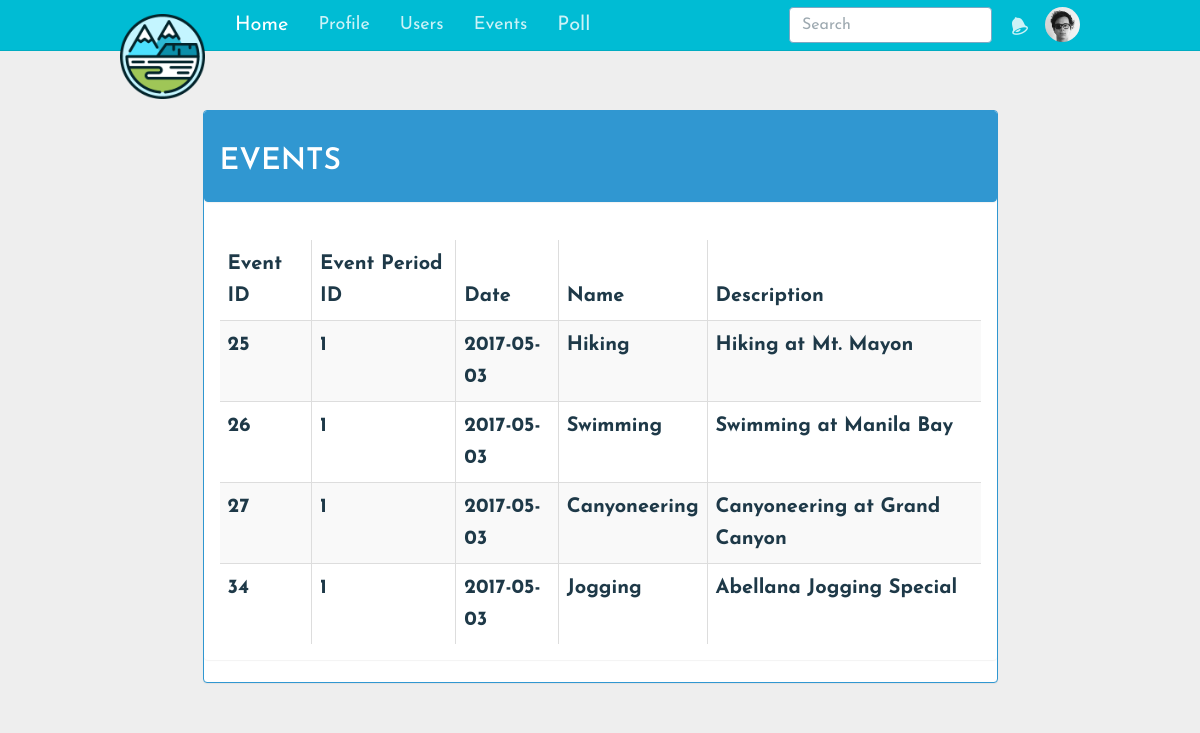
/Events.php, run on an earlier commit of the app's database.
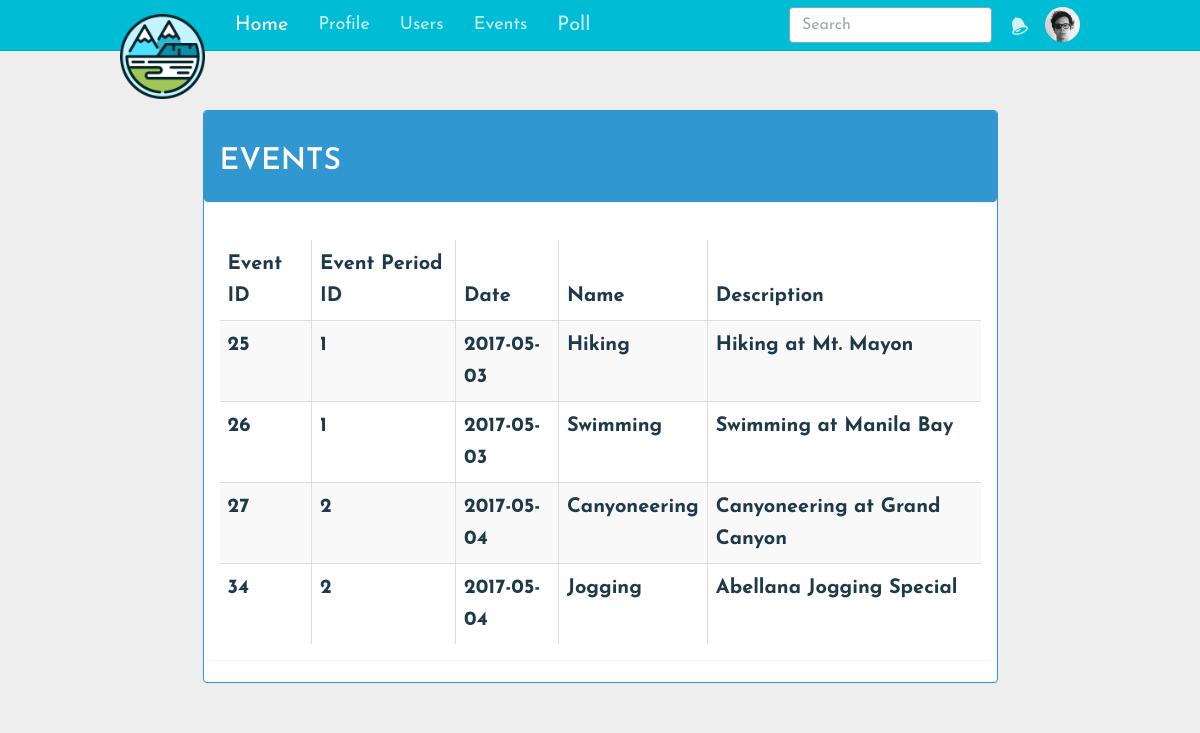
And on a later commit of the database.
### tables this page shows
CREATE TABLE `events` (
  `event_id` int(10) NOT NULL AUTO_INCREMENT,
  `evp_id` int(10) DEFAULT NULL,
  `name` varchar(255) DEFAULT NULL,
  `description` varchar(255) DEFAULT NULL,
  `location` text,
  `image` text,
  PRIMARY KEY (`event_id`),
  KEY `evp_id` (`evp_id`),
  CONSTRAINT `events_ibfk_1` FOREIGN KEY (`evp_id`) REFERENCES `event_voting_period` (`evp_id`)
);

CREATE TABLE `event_voting_period` (
  `evp_id` int(10) NOT NULL AUTO_INCREMENT,
  `user_id` int(10) DEFAULT NULL,
  `event_status_id` int(10) DEFAULT NULL,
  `start_date` date DEFAULT NULL,
  `end_date` date DEFAULT NULL,
  `isOpen` tinyint(2) DEFAULT NULL,
  `start_event_date` date DEFAULT NULL,
  `end_event_date` date DEFAULT NULL,
  PRIMARY KEY (`evp_id`),
  KEY `user_id` (`user_id`),
  KEY `event_status_id` (`event_status_id`),
  CONSTRAINT `event_voting_period_ibfk_1` FOREIGN KEY (`user_id`) REFERENCES `users` (`id`),
  CONSTRAINT `event_voting_period_ibfk_2` FOREIGN KEY (`event_status_id`) REFERENCES `event_status` (`event_status_id`)
);

### Events.php (called while the page is built)
<?php
	include('views/menubar/event.php');
 ?>

### class/eventClass.php (called while the page is built, shortened)
<?php
class eventClass
{
	public function getAllEvents()
	{
		try {
			$db = getDB();
			$st = $db->prepare("SELECT DISTINCT event_id, events.`evp_id`, start_event_date, name, description
				FROM EVENTS, event_voting_period
				WHERE events.`evp_id`=event_voting_period.`evp_id`");
			$st->execute();
			$data=$st->fetchAll();
		} catch (PDOException $e) {
		}
		return $data;
	}
}
?>

### views/menubar/event.php (the view, shortened to what this page needs)
<?php
require_once'views/layouts/header.php';
require_once'views/layouts/nav.php';
include('class/eventClass.php');
$eventClass = new eventClass();
$events = $eventClass->getAllEvents();
?>
<div class="container p-t-lg">
	<div class="row">
		<div class="col col-md-10 col-md-offset-1">
			<div class="panel panel-primary">
				<div class="panel panel-heading">
					<h2>EVENTS</h2>
				</div>
				<div class="panel panel-body">
					<table id="event-data" class="table table-striped table-bordered dt-responsive nowrap" cellspacing="0" width="100%">
						<thead>
							<tr>
								<th>Event ID</th>
								<th>Event Period ID</th>
								<th>Date</th>
								<th>Name</th>
								<th>Description</th>
							</tr>
						</thead>
						<tbody>
							<?php foreach( $events as $event)
							{ ?>
							<tr>
								<th><?php echo $event['event_id'];?></th>
								<th><?php echo $event['evp_id']; ?></th>
								<th><?php echo $event['start_event_date']; ?></th>
								<th><?php echo $event['name']; ?></th>
								<th><?php echo $event['description']; ?></th>
							</tr>
							<?php } ?>
						</tbody>
					</table>
				</div>
			</div>
		</div>
	</div>
</div>
<?php
require_once 'views/layouts/footer.php';
?>

What changed in the data, as far as the page shows it:
changed events "Canyoneering": evp "1" → "2"; evp.start_event_date "2017-05-03" → "2017-05-04"
changed events "Jogging": evp "1" → "2"; evp.start_event_date "2017-05-03" → "2017-05-04"
